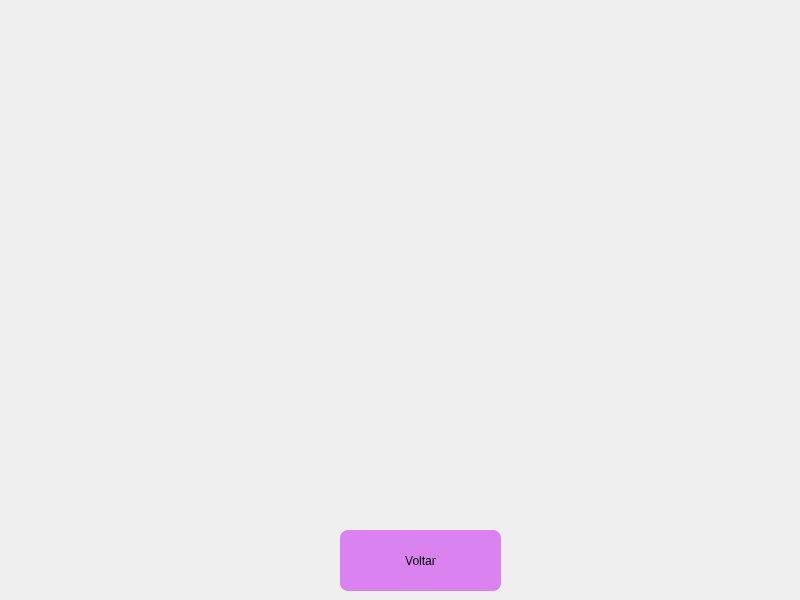
<?xml version="1.0" encoding="UTF-8"?>
<ui version="4.0">
 <class>MainWindow</class>
 <widget class="QMainWindow" name="MainWindow">
  <property name="geometry">
   <rect>
    <x>0</x>
    <y>0</y>
    <width>800</width>
    <height>600</height>
   </rect>
  </property>
  <property name="minimumSize">
   <size>
    <width>800</width>
    <height>600</height>
   </size>
  </property>
  <property name="maximumSize">
   <size>
    <width>800</width>
    <height>600</height>
   </size>
  </property>
  <property name="windowTitle">
   <string>MainWindow</string>
  </property>
  <widget class="QWidget" name="centralwidget">
   <widget class="QLabel" name="label">
    <property name="geometry">
     <rect>
      <x>0</x>
      <y>0</y>
      <width>800</width>
      <height>600</height>
     </rect>
    </property>
    <property name="minimumSize">
     <size>
      <width>800</width>
      <height>600</height>
     </size>
    </property>
    <property name="maximumSize">
     <size>
      <width>800</width>
      <height>600</height>
     </size>
    </property>
    <property name="text">
     <string/>
    </property>
   </widget>
   <widget class="QLabel" name="label_2">
    <property name="geometry">
     <rect>
      <x>0</x>
      <y>0</y>
      <width>800</width>
      <height>600</height>
     </rect>
    </property>
    <property name="minimumSize">
     <size>
      <width>800</width>
      <height>600</height>
     </size>
    </property>
    <property name="maximumSize">
     <size>
      <width>800</width>
      <height>600</height>
     </size>
    </property>
    <property name="text">
     <string/>
    </property>
    <property name="pixmap">
     <pixmap resource="../imagens/img.qrc">:/img/TDTintas.png</pixmap>
    </property>
    <property name="scaledContents">
     <bool>true</bool>
    </property>
   </widget>
   <widget class="QPushButton" name="volta">
    <property name="geometry">
     <rect>
      <x>340</x>
      <y>530</y>
      <width>161</width>
      <height>61</height>
     </rect>
    </property>
    <property name="styleSheet">
     <string notr="true">background-color: rgba(214, 102, 241, 80%);
font: 12pt &quot;Comic Sans MS&quot;;
border-radius: 8px</string>
    </property>
    <property name="text">
     <string>Voltar</string>
    </property>
   </widget>
  </widget>
 </widget>
 <resources>
  <include location="../imagens/img.qrc"/>
 </resources>
 <connections/>
</ui>
